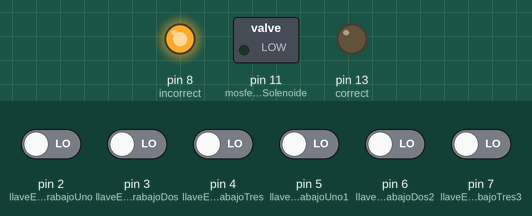
Recording of a sketch running on a simulated Arduino Uno, built with avr-gcc and run on an emulated ATmega328P. Parts: switched loads named in the sketch (green lamp = pin HIGH), output pins drawn as LEDs (lit = HIGH). Inputs (shaded band) come from the test bench; at power-on: pin 2 (llaveEscarabajoUno), pin 3 (llaveEscarabajoDos), pin 4 (llaveEscarabajoTres), pin 5 (llaveEscarabajoUno1), pin 6 (llaveEscarabajoDos2), pin 7 (llaveEscarabajoTres3) LOW.

Above: at 1.2 s.
1.3 s: pin 2 (llaveEscarabajoUno) driven HIGH and pin 3 (llaveEscarabajoDos) driven HIGH and pin 4 (llaveEscarabajoTres) driven HIGH and pin 5 (llaveEscarabajoUno1) driven HIGH and pin 6 (llaveEscarabajoDos2) driven HIGH
At 2.5 s:
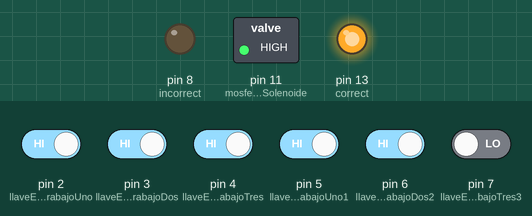
2.8 s: pin 4 (llaveEscarabajoTres) driven LOW
At 3.8 s:
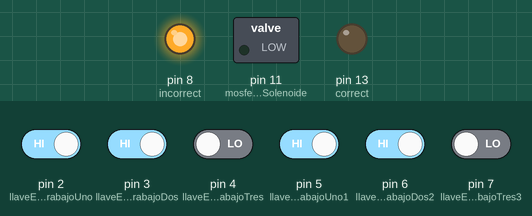
4.3 s: pin 4 (llaveEscarabajoTres) driven HIGH
At 5.0 s:
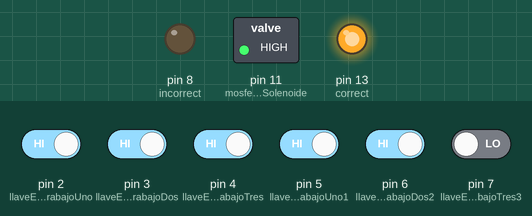
Timing chart, 0 to 7.3 s (numbered marks = the images above; inputs shaded):
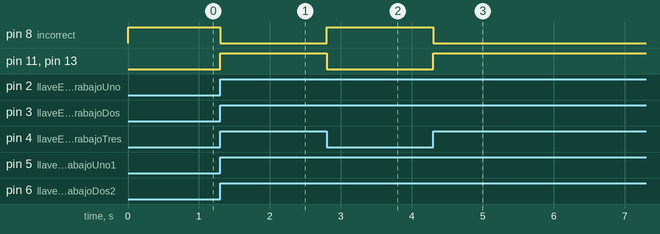

The sketch:

chipestacionespacial.ino
```cpp
/*
Automatizacion - chip, estacion espacial
Created by Cindy Canul Canul & Cristian Kumul Uc
E-mail: cindycanul92@gmail.com, cristiankumul@gmail.com
*/

/* MATERIALES
1 ARDUINOS
6 SENSORES HALL
2 LEDS
1 SOLENOIDE CERRADURA
1 CIRCUITOS MOSFET

*/


/*  CABLES para montar en PROTOBOARD
Cables para UN solo sarcofago, usar dos veces la lista para el segundo.


Jumpers:
M-M: MACHO A MACHO
M-H: MACHO A HEMBRA
H-H: HEMBRA A HEMBRA


#CABLES | #HILOS |
  2          2      M-M para corriente y tierra del protoboard, puente de protoboard
  6          3      M-H para sensores hall
  2          1      M-M para leds
  1          3      M-H para mosfet
  1          2      M-M para solenoide (no olvide los cables
                  para la conectarlo con la fuente de 12v)


*/


// Variables, el numero descrito es el PIN a utilizar en la placa arduino.
// El numero no necesariamente tiene que ser el que esta descrito aqui, puede ser diferente.

int llaveEscarabajoUno = 2;
int llaveEscarabajoDos = 3;
int llaveEscarabajoTres = 4;

// Estas son por seguridad, en caso de que las primeras partes no funcionen

int llaveEscarabajoUno1 = 5;
int llaveEscarabajoDos2  = 6;
int llaveEscarabajoTres3 = 7;

// validacion del juego
int correct = 13;
int incorrect = 8;

int mosfetForSolenoide = 11;


//variables para guardar
int temp = 0;
int temp1 = 0;
int temp2 = 0;
int temp3 = 0;
int temp4 = 0;
int temp5 = 0;
int temp6 = 0;


// INPUTS AND OUTPUTS, entradas y salidas
// para declarar la entra o salida del PIN
void setup() {
  // entradas
  pinMode(llaveEscarabajoUno, INPUT);
  pinMode(llaveEscarabajoDos, INPUT);
  pinMode(llaveEscarabajoTres, INPUT);

  pinMode(llaveEscarabajoUno1, INPUT);
  pinMode(llaveEscarabajoDos2, INPUT);
  pinMode(llaveEscarabajoTres3, INPUT);

  // salidas
  pinMode(correct, OUTPUT);
  pinMode(incorrect, OUTPUT);
  pinMode(mosfetForSolenoide, OUTPUT);

  Serial.begin(9600);
}


void loop() {

  temp1 = digitalRead(llaveEscarabajoUno);           temp4 = digitalRead(llaveEscarabajoUno1);
  temp2 = digitalRead(llaveEscarabajoDos);           temp5 = digitalRead(llaveEscarabajoDos2);
  temp3 = digitalRead(llaveEscarabajoTres);         temp6 = digitalRead(llaveEscarabajoTres3);


  if( (comparePairs(llaveEscarabajoUno,llaveEscarabajoUno1)) && (comparePairs(llaveEscarabajoDos,llaveEscarabajoDos2)) && (comparePairs(llaveEscarabajoTres,llaveEscarabajoTres3)))
  {
  digitalWrite(correct, HIGH);
  digitalWrite(incorrect, LOW);
  digitalWrite(mosfetForSolenoide,HIGH);
  }
  else{
  digitalWrite(correct, LOW);
  digitalWrite(incorrect, HIGH);
  digitalWrite(mosfetForSolenoide,LOW);
  }

 }  //loop


 // THIS FUNCTION IS FOR HALL SENSOR
  bool getHallValue(int x){
    if (digitalRead(x)) return true;
    else return false;
  }

  bool comparePairs(int x, int y)
  {
    if(getHallValue(x) == true || getHallValue(y) == true )
    return true;
    else
    return false;
  }
```

Measured:
- after the input at 1.3 s, pin 8 (incorrect): HIGH → LOW at once; pin 11 (mosfetForSolenoide), pin 13 (correct): LOW → HIGH at once
- after the input at 2.8 s, pin 8 (incorrect): LOW → HIGH at once; pin 11 (mosfetForSolenoide), pin 13 (correct): HIGH → LOW at once
- after the input at 4.3 s, pin 8 (incorrect): HIGH → LOW at once; pin 11 (mosfetForSolenoide), pin 13 (correct): LOW → HIGH at once
